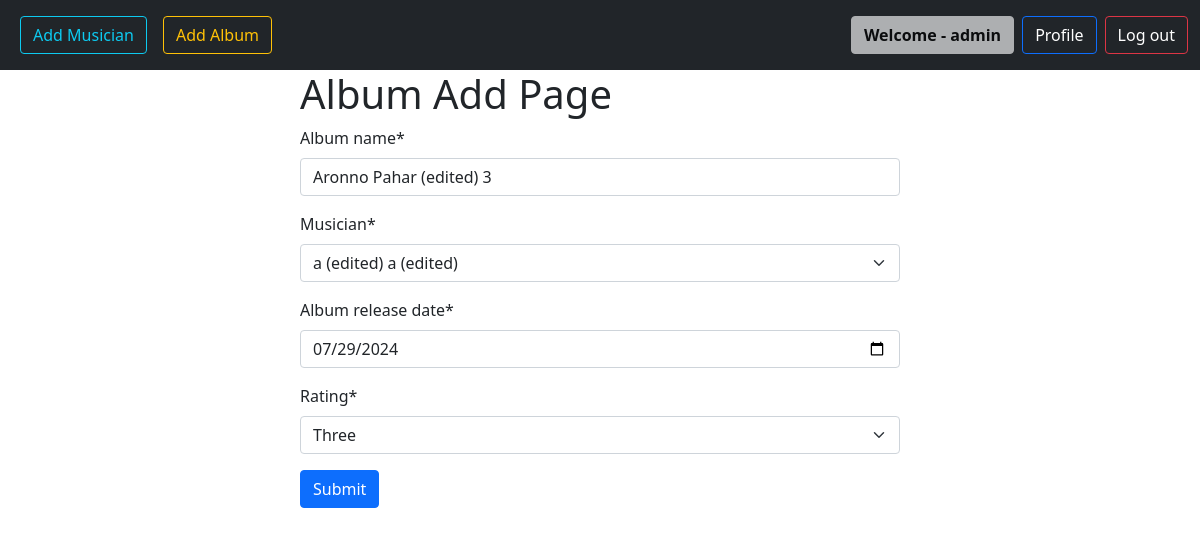
Page /album_edit/11 (signed in) on the committed database.
### first_app/models.py (models this page shows, shortened)
class AlbumModel(models.Model):
    album_name = models.CharField(max_length=30)
    musician = models.ForeignKey(MusicianModel , on_delete= models.CASCADE)
    album_release_date = models.DateField()
    rate_choices =(
    ("1", "One"),
    ("2", "Two"),
    ("3", "Three"),
    ("4", "Four"),
    ("5", "Five"),)
    rating = models.CharField( max_length=1, choices= rate_choices)

### first_app/views.py (the view)
# urls.py: path('album_edit/<int:id>', views.album_edit , name= 'album_edit_page' ),
def album_edit(request ,id):
    if  request.user.is_authenticated:
        album_instance = AlbumModel.objects.get(pk = id)
        form = AlbumForm(instance = album_instance)
        if request.method == 'POST':
            form = AlbumForm(request.POST , instance = album_instance)
            if form.is_valid():
                messages.success(request , f"Congratulations - Album Edited Successfully")
                form.save()
                return redirect('profile_page')
        return render(request , 'album.html' , {'form' : form})
    else:
        return redirect('home_page')

### first_app/forms.py
class AlbumForm(forms.ModelForm):
    class Meta:
        model = AlbumModel
        fields = '__all__'
        widgets = {
            'album_release_date' : DateInput(attrs= {'type' : 'date'}),
            'rating': forms.Select(choices=AlbumModel.rate_choices)
        }

### first_app/models.py (called while the page is built)
    def __str__(self):
        return f'{self.first_name} {self.last_name}'

### first_app/templates/album.html (shortened to what this page needs)
{% extends "base.html" %}
{% load crispy_forms_tags %}
{% block content %}
   <form style="width: 50%; margin: auto;" method="POST">
    <h1>Album Add Page</h1>
    {{form | crispy }}
    <button type="submit" class="btn btn-primary">Submit</button>
   </form>
{% endblock content %}

### templates/base.html (shortened to what this page needs)
<!doctype html>
<html lang="en">
  <head>
    <link href="https://cdn.jsdelivr.net/npm/bootstrap@5.0.2/dist/css/bootstrap.min.css" rel="stylesheet">
  </head>
  <body>
    <nav class="navbar navbar-expand-lg navbar-dark bg-dark">
        <div class="container-fluid">
          <div class="collapse navbar-collapse" id="navbarSupportedContent">
            <ul class="navbar-nav me-auto mb-2 mb-lg-0">
              {% if user.is_authenticated %}
              <li class="nav-item">
                <a class="nav-link active" aria-current="page" href="{% url 'person_page' %}"> <button type="button" class="btn btn-outline-info">Add Musician</button></a>
              </li>
              <li class="nav-item">
                <a class="nav-link active" aria-current="page" href="{% url 'album_page' %}"><button type="button" class="btn btn-outline-warning">Add Album</button></a>
              </li>
              {% else %}
              <li class="nav-item">
                <a class="nav-link active" aria-current="page" href="{% url 'home_page' %}">Home</a>
              </li>
              {% endif %}
            </ul>
            <form class="d-flex">
              {% if user.is_authenticated %}
              <form class="d-flex ">
                <button type="button" class="btn btn-light me-2" disabled><b>Welcome - {{request.user}}</b></button>
               </form>
              <a class="btn btn-outline-primary me-2 text-white" href ="{% url 'profile_page' %}" type="submit">Profile</a>
              <a class="btn btn-outline-danger text-white" href ="{% url 'logout_page' %}" type="submit">Log out</a>
               {% else %}
               <a class="btn btn-outline-warning me-2" href ="{% url 'signup_page' %}" type="submit">Sign Up</a>
               <a class="btn btn-outline-success" href ="{% url 'login_page' %}" type="submit">Log in</a>
              {% endif %}
            </form>
          </div>
        </div>
      </nav>
      {% block content %}{% endblock content %}
  </body>
</html>

### rows in the picture
AlbumModel: album_name "Aronno Pahar (edited) 3", musician "a (edited) a (edited)", album_release_date "07/29/2024", rating "Three"

### other values in the picture
{{ request.user }} "admin"
